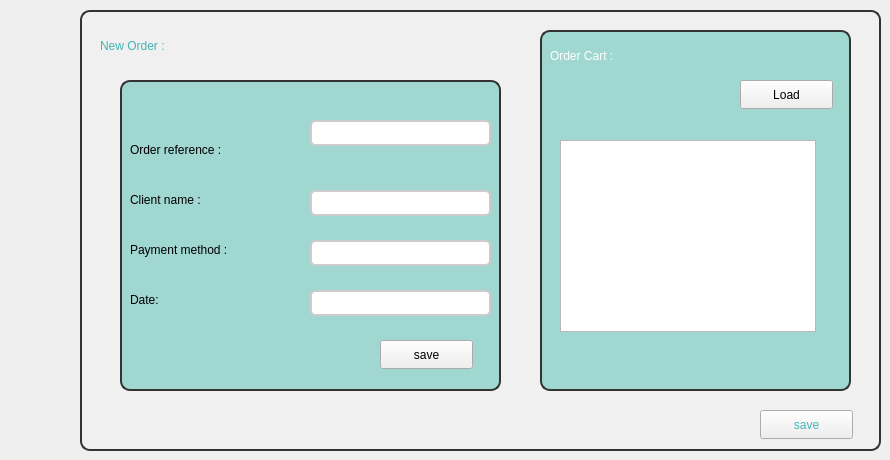
        <widget class="QWidget" name="newOrder">
         <property name="styleSheet">
          <string notr="true">#neworder
{
font: 700 23pt &quot;Berlin Sans FB Demi&quot;;
color:#42b5b2;
}
#label_16
{font: 700 14pt &quot;Berlin Sans FB Demi&quot;;
color:white;
}
#box4
{
background-color: #f0f0f0;
border: 2px solid #333;
border-radius: 10px;
}
#saisir10
{border:2px solid #42b5b2;
}
#saisir11
{border:2px solid #42b5b2;
}
#saisir12
{border:2px solid #42b5b2;
}
#saisir13
{
border:2px solid #42b5b2; 
}
#saisir14
{
border:2px solid #42b5b2; 
}
#saisir15
{
border:2px solid #42b5b2; 
}
#name
{
	
	font: 12pt &quot;Berlin Sans FB&quot;;
}
#Delivery
{font: 12pt &quot;Berlin Sans FB&quot;;
}
#date_3
{font: 12pt &quot;Berlin Sans FB&quot;;
}
#nameproduct
{font: 12pt &quot;Berlin Sans FB&quot;;
}
#add
{
color: #42b5b2; 
font: 12pt &quot;Berlin Sans FB&quot;;
}
#numberproduct
{
	font: 12pt &quot;Berlin Sans FB&quot;;
}
#paymentmethod
{
	font: 12pt &quot;Berlin Sans FB&quot;;
}
#Price
{
	font: 12pt &quot;Berlin Sans FB&quot;;
}
#label_4
{font: 12pt &quot;Berlin Sans FB&quot;;
}
#lineEdit_10
{border:2px solid #42b5b2;
}


#widget_7
{
background-color: #a0d8d1; 
border: 2px solid #333; 
border-radius: 10px; 
padding: 10px; 
}
#widget_8
{
background-color: #a0d8d1;
border: 2px solid #333; 
border-radius: 10px; 
padding: 10px; 
}</string>
         </property>
         <attribute name="title">
          <string>New</string>
         </attribute>
         <widget class="QWidget" name="box4" native="true">
          <property name="geometry">
           <rect>
            <x>80</x>
            <y>10</y>
            <width>801</width>
            <height>441</height>
           </rect>
          </property>
          <widget class="QPushButton" name="add">
           <property name="geometry">
            <rect>
             <x>680</x>
             <y>400</y>
             <width>93</width>
             <height>29</height>
            </rect>
           </property>
           <property name="text">
            <string>save</string>
           </property>
          </widget>
          <widget class="QWidget" name="widget_7" native="true">
           <property name="geometry">
            <rect>
             <x>40</x>
             <y>70</y>
             <width>381</width>
             <height>311</height>
            </rect>
           </property>
           <widget class="QLineEdit" name="lineEdit_10">
            <property name="geometry">
             <rect>
              <x>190</x>
              <y>40</y>
              <width>181</width>
              <height>26</height>
             </rect>
            </property>
            <property name="styleSheet">
             <string notr="true">QLineEdit {
border: 2px solid #ccc;
border-radius: 5px;
padding: 5px;
}

QLineEdit:focus {
border: 2px solid #42b5b2;
}</string>
            </property>
           </widget>
           <widget class="QLineEdit" name="saisir12">
            <property name="geometry">
             <rect>
              <x>190</x>
              <y>160</y>
              <width>181</width>
              <height>26</height>
             </rect>
            </property>
            <property name="styleSheet">
             <string notr="true">QLineEdit {
border: 2px solid #ccc;
border-radius: 5px;
padding: 5px;
}

QLineEdit:focus {
border: 2px solid #42b5b2;
}</string>
            </property>
           </widget>
           <widget class="QLineEdit" name="saisir13">
            <property name="geometry">
             <rect>
              <x>190</x>
              <y>110</y>
              <width>181</width>
              <height>26</height>
             </rect>
            </property>
            <property name="styleSheet">
             <string notr="true">QLineEdit {
border: 2px solid #ccc;
border-radius: 5px;
padding: 5px;
}

QLineEdit:focus {
border: 2px solid #42b5b2;
}</string>
            </property>
           </widget>
           <widget class="QLineEdit" name="lineEdit_4">
            <property name="geometry">
             <rect>
              <x>190</x>
              <y>210</y>
              <width>181</width>
              <height>26</height>
             </rect>
            </property>
            <property name="styleSheet">
             <string notr="true">QLineEdit {
border: 2px solid #ccc;
border-radius: 5px;
padding: 5px;
}

QLineEdit:focus {
border: 2px solid #42b5b2;
}</string>
            </property>
           </widget>
           <widget class="QLabel" name="label_4">
            <property name="geometry">
             <rect>
              <x>10</x>
              <y>60</y>
              <width>191</width>
              <height>20</height>
             </rect>
            </property>
            <property name="text">
             <string>Order reference :</string>
            </property>
           </widget>
           <widget class="QLabel" name="paymentmethod">
            <property name="geometry">
             <rect>
              <x>10</x>
              <y>160</y>
              <width>161</width>
              <height>20</height>
             </rect>
            </property>
            <property name="text">
             <string>Payment method :</string>
            </property>
           </widget>
           <widget class="QLabel" name="name">
            <property name="geometry">
             <rect>
              <x>10</x>
              <y>110</y>
              <width>121</width>
              <height>20</height>
             </rect>
            </property>
            <property name="text">
             <string>Client name : </string>
            </property>
           </widget>
           <widget class="QLabel" name="date_3">
            <property name="geometry">
             <rect>
              <x>10</x>
              <y>210</y>
              <width>63</width>
              <height>20</height>
             </rect>
            </property>
            <property name="text">
             <string>Date:</string>
            </property>
           </widget>
           <widget class="QPushButton" name="pushButton_2">
            <property name="geometry">
             <rect>
              <x>260</x>
              <y>260</y>
              <width>93</width>
              <height>29</height>
             </rect>
            </property>
            <property name="text">
             <string>save</string>
            </property>
           </widget>
          </widget>
          <widget class="QLabel" name="neworder">
           <property name="geometry">
            <rect>
             <x>20</x>
             <y>20</y>
             <width>211</width>
             <height>31</height>
            </rect>
           </property>
           <property name="text">
            <string>New Order :</string>
           </property>
          </widget>
          <widget class="QWidget" name="widget_8" native="true">
           <property name="geometry">
            <rect>
             <x>460</x>
             <y>20</y>
             <width>311</width>
             <height>361</height>
            </rect>
           </property>
           <widget class="QLabel" name="label_16">
            <property name="geometry">
             <rect>
              <x>10</x>
              <y>10</y>
              <width>141</width>
              <height>31</height>
             </rect>
            </property>
            <property name="text">
             <string>Order Cart :</string>
            </property>
           </widget>
           <widget class="QTableView" name="tableView_4">
            <property name="geometry">
             <rect>
              <x>20</x>
              <y>110</y>
              <width>256</width>
              <height>192</height>
             </rect>
            </property>
           </widget>
           <widget class="QPushButton" name="load">
            <property name="geometry">
             <rect>
              <x>200</x>
              <y>50</y>
              <width>93</width>
              <height>29</height>
             </rect>
            </property>
            <property name="text">
             <string>Load</string>
            </property>
           </widget>
          </widget>
         </widget>
        </widget>
